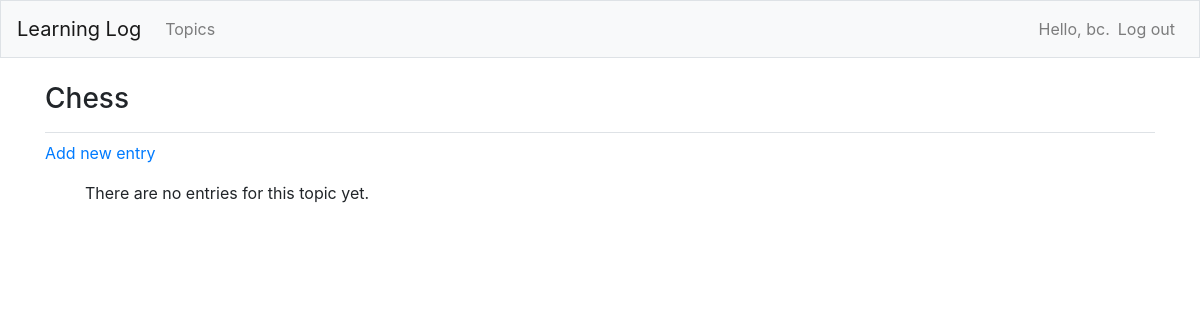
Before: /topics/1/ (signed in) with the older database file.
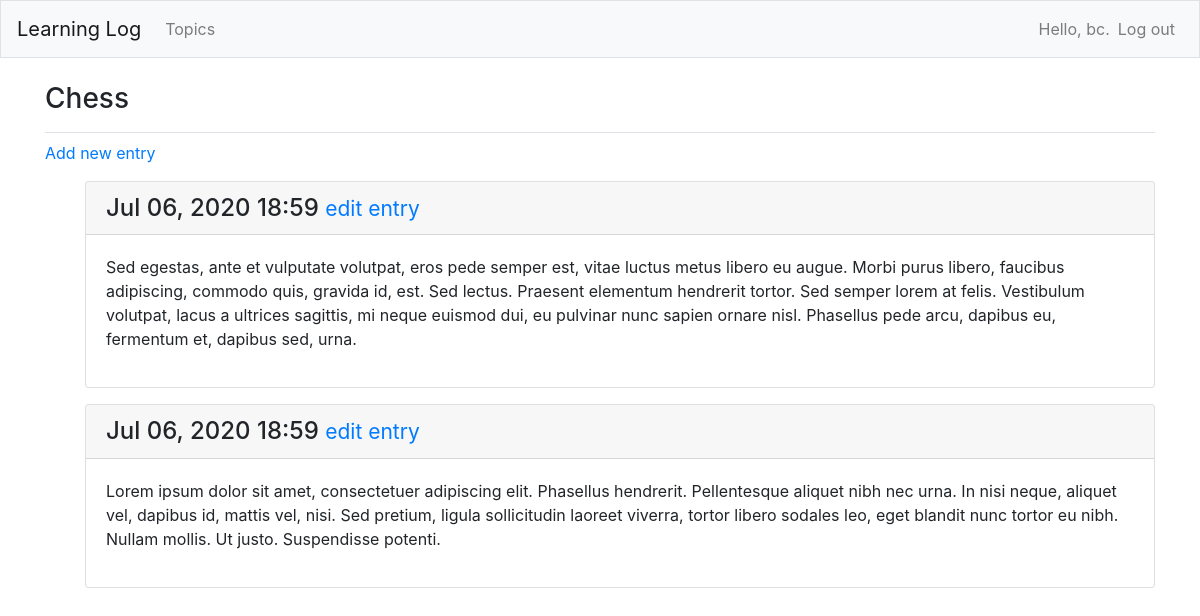
After: the same page with the newer database file.
### learning_logs/models.py (models this page shows, shortened)
class Topic(models.Model):
    text = models.CharField(max_length=200)
    date_added = models.DateTimeField(auto_now_add=True)
    owner = models.ForeignKey(User, on_delete=models.CASCADE)
    def __str__(self):
        return self.text

class Entry(models.Model):
    topic = models.ForeignKey(Topic, on_delete=models.CASCADE)
    text = models.TextField()
    date_added = models.DateTimeField(auto_now_add=True)
    class Meta:
        verbose_name_plural = 'entries'

### learning_logs/views.py (the view)
# urls.py: path('topics/<int:topic_id>/', views.topic, name='topic'),
@login_required
def topic(request, topic_id):
    topic = Topic.objects.get(id=topic_id)
    entries = topic.entry_set.order_by('-date_added')
    context = {'topic': topic, 'entries': entries}
    return render(request, 'learning_logs/topic.html', context)

### learning_logs/templates/learning_logs/topic.html
{% extends 'learning_logs/base.html' %}
{% block page_header %}
  <h3>{{ topic }}</h3>
{% endblock page_header %}
{% block content %}
  <p>
    <a href="{% url 'learning_logs:new_entry' topic.id %}">Add new entry</a>
  </p>
  <ul>
  {% for entry in entries %}
    <div class="card mb-3">
      <h4 class="card-header">
        {{ entry.date_added|date:'M d, Y H:i' }}
        <small><a href="{% url 'learning_logs:edit_entry' entry.id %}">
            edit entry</a></small>
      </h4>
      <div class="card-body">
        {{ entry.text|linebreaks }}
      </div>
    </div>
  {% empty %}
    <p>There are no entries for this topic yet.</p>
  {% endfor %}
{% endblock content %}

### learning_logs/templates/learning_logs/base.html (shortened to what this page needs)
{% load bootstrap4 %}
<!doctype html>
<html lang="en">
<head>
  {% bootstrap_css %}
</head>
<body>
  <nav class="navbar navbar-expand-md navbar-light bg-light mb-4 border">
    <a class="navbar-brand" href="{% url 'learning_logs:index'%}">
        Learning Log</a>
    <div class="collapse navbar-collapse" id="navbarCollapse">
      <ul class="navbar-nav mr-auto">
        <li class="nav-item">
          <a class="nav-link" href="{% url 'learning_logs:topics'%}">
              Topics</a></li>
      </ul>
      <ul class="navbar-nav ml-auto">
        {% if user.is_authenticated %}
          <li class="nav-item">
            <span class="navbar-text"}">Hello, {{ user.username }}.</span>
          </li>
          <li class="nav-item">
            <a class="nav-link" href="{% url 'users:logout' %}">Log out</a>
          </li>
        {% else %}
          <li class="nav-item">
            <a class="nav-link" href="{% url 'users:register' %}">Register</a>
          </li>
          <li class="nav-item">
            <a class="nav-link" href="{% url 'users:login' %}">Log in</a></li>
        {% endif %}
      </ul>
    </div>
  </nav>
  <main role="main" class="container">
    <div class="pb-2 mb-2 border-bottom">
      {% block page_header %}{% endblock page_header %}
    </div>
    <div>
      {% block content %}{% endblock content %}
    </div>
  </main>
</body>
</html>

Changed rows visible on the page:
added Entry: date_added "Jul 06, 2020 18:59", text "Sed egestas, ante et vulputate volutpat, eros pede semper est, vitae luctus metus libero eu augue. Morbi purus libero, faucibus adipiscing, commodo quis, gravida id, est. Sed lectus. Praesent elementum hendrerit tortor. Sed semper lorem at felis. Vestibulum volutpat, lacus a ultrices sagittis, mi neque euismod dui, eu pulvinar nunc sapien ornare nisl. Phasellus pede arcu, dapibus eu, fermentum et, dapibus sed, urna."
added Entry: date_added "Jul 06, 2020 18:59", text "Lorem ipsum dolor sit amet, consectetuer adipiscing elit. Phasellus hendrerit. Pellentesque aliquet nibh nec urna. In nisi neque, aliquet vel, dapibus id, mattis vel, nisi. Sed pretium, ligula sollicitudin laoreet viverra, tortor libero sodales leo, eget blandit nunc tortor eu nibh. Nullam mollis. Ut justo. Suspendisse potenti."
Other visible differences:
text no longer shown: "There are no entries for this topic yet."
